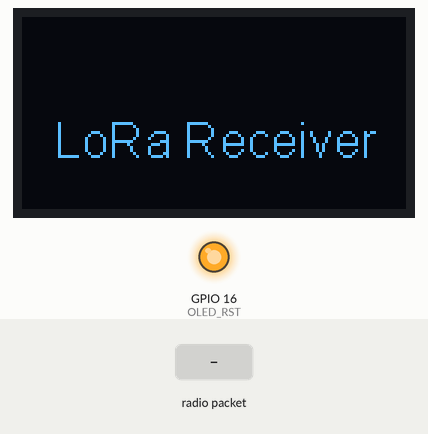
The sketch below on a simulated ESP32. On the bench: 128×64 one-colour display, output pins drawn as LEDs (lit = HIGH). The inputs (shaded band) are chosen by the test bench. The OLED is the two-colour kind (top 16 rows yellow); WiFi joins after 1.5 s; servers stay silent unless stated; uploads are accepted with an empty reply; no radio packets arrive unless stated; what the sketch prints to the serial monitor is not drawn.

Above: at 8.4 s.
8.5 s: radio packet "1" arrives
At 9.9 s:
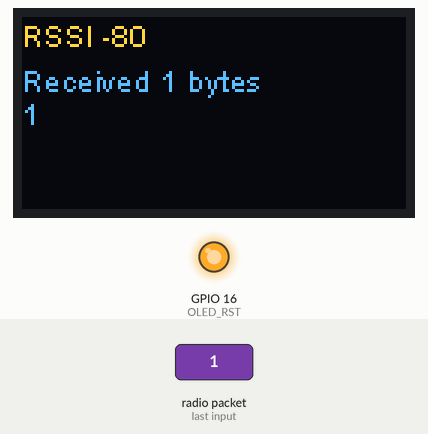
10.2 s: radio packet "0" arrives
At 11.3 s:
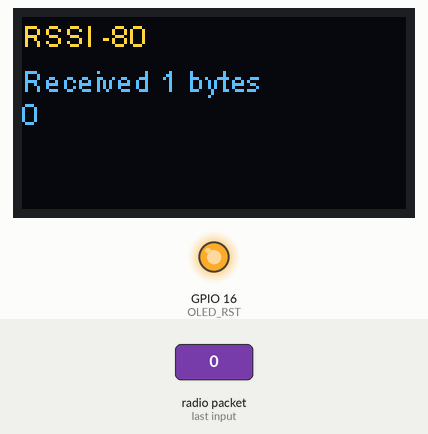
11.9 s: radio packet "2" arrives
Timing chart, 0 to 14.9 s (numbered marks = the images above; inputs shaded):
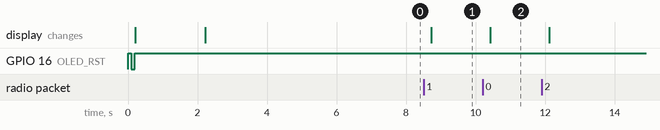

Measured:
- after the input at 8.5 s, the display: changes after 0.22 s (image 1)
- after the input at 10.2 s, the display: changes after 0.22 s (image 2)

The sketch:

obd2-reciever.ino
```cpp
#include <SPI.h>
#include <Wire.h>
#include <SSD1306.h>
#include <LoRa.h>
#include <WiFi.h>
#include <HTTPClient.h>

#define LORA_BAND    915

#define OLED_SDA    4
#define OLED_SCL    15
#define OLED_RST    16

#define SCK     5    // GPIO5  -- SX1278's SCK
#define MISO    19   // GPIO19 -- SX1278's MISO
#define MOSI    27   // GPIO27 -- SX1278's MOSI
#define SS      18   // GPIO18 -- SX1278's CS
#define RST    14    // GPIO14 -- SX1278's RESET
#define DI0     26   // GPIO26 -- SX1278's IRQ(Interrupt Request)

const char* WIFI_SSID = "Esp";
const char* WIFI_PASS = "ganggang";
#define SERVER_ADDRESS "http://206.167.241.213/api/send-car-data/arduino"

#define API_KEY "K0kNk6YsyJIAKb3m8UDeHOOtlZ6H89J1"

SSD1306 display(0x3c, OLED_SDA, OLED_SCL);

// Forward declarations
void displayLoraData(int packetSize, String packet, String rssi);
void sendHttpData(String carData);

void setup() {
  Serial.begin(115200);
  while (!Serial);
  Serial.println();
  Serial.println("LoRa Receiver");

  // Configure OLED by setting the OLED Reset HIGH, LOW, and then back HIGH
  pinMode(OLED_RST, OUTPUT);
  digitalWrite(OLED_RST, HIGH);
  delay(100);
  digitalWrite(OLED_RST, LOW);
  delay(100);
  digitalWrite(OLED_RST, HIGH);

  display.init();
  display.flipScreenVertically();

  delay(2000);

  display.clear();
  display.setFont(ArialMT_Plain_16);
  display.setTextAlignment(TEXT_ALIGN_CENTER);
  display.drawString(display.getWidth() / 2, display.getHeight() / 2, "LoRa Receiver");
  display.display();
  delay(2000);

  // Configure the LoRA radio
  SPI.begin(SCK, MISO, MOSI, SS);
  LoRa.setPins(SS, RST, DI0);
  if (!LoRa.begin(LORA_BAND * 1E6)) {
    Serial.println("Starting LoRa failed!");
    while (1);
  }
  Serial.println("init ok");

  WiFi.begin(WIFI_SSID, WIFI_PASS);
  Serial.println("Connecting to wifi");
  while(WiFi.status() != WL_CONNECTED) {
    delay(500);
    Serial.print(".");
  }
  Serial.println("");
  Serial.print("Connected to WiFi network with IP Address: ");
  Serial.println(WiFi.localIP());

  LoRa.receive();
  delay(1500);
}

void loop() {
  int packetSize = LoRa.parsePacket();
  if (packetSize) {
    String packet = "";
    for (int i = 0; i < packetSize; i++) {
      packet += (char)LoRa.read();
    }
    String rssi = "RSSI " + String(LoRa.packetRssi(), DEC) ;
    Serial.println(rssi);
    Serial.println(packet);
    sendHttpData(packet);
    displayLoraData(packetSize, packet, rssi);
  }
  // char carData [1000];
  // sprintf(carData, "carPerformance=%d,%d,%f,%d,%d,%d,%d",666, 666, 666.66, 666, 666, 666, 666);
  delay(10);
}

void sendHttpData(String carData) {
  if(WiFi.status()== WL_CONNECTED){
      WiFiClient client;
      HTTPClient http;

      http.begin(client, SERVER_ADDRESS);

      http.addHeader("Content-Type", "application/x-www-form-urlencoded");
      String httpRequestData = "communicationToken=K0kNk6YsyJIAKb3m8UDeHOOtlZ6H89J1&" + carData;
      Serial.println(httpRequestData);
      int httpResponseCode = http.POST(httpRequestData);

      Serial.print("HTTP Response code: ");
      Serial.println(httpResponseCode);

      http.end();
    }
    else {
      Serial.println("WiFi Disconnected");
    }
}

void displayLoraData(int packetSize, String packet, String rssi) {
  String packSize = String(packetSize, DEC);

  display.clear();
  display.setTextAlignment(TEXT_ALIGN_LEFT);
  display.setFont(ArialMT_Plain_10);
  display.drawString(0 , 15 , "Received " + packSize + " bytes");
  display.drawStringMaxWidth(0 , 26 , 128, packet);
  display.drawString(0, 0, rssi);
  display.display();
}
```
